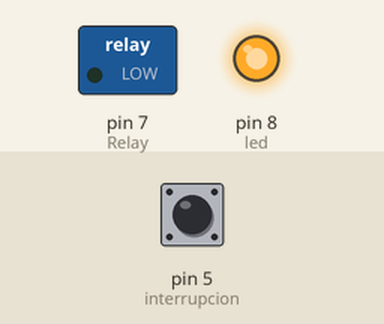
Recording of a sketch running on a simulated Arduino Uno, built with avr-gcc and run on an emulated ATmega328P. Shown: switched loads named in the sketch (green lamp = pin HIGH), output pins drawn as LEDs (lit = HIGH). The test bench sets the inputs (shaded band); at power-on: pin 5 (interrupcion) HIGH. What the sketch prints to the serial monitor is not drawn.

Above: at 0.01 s.
At 0.4 s:
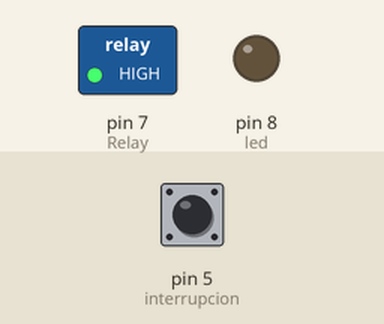
Timing chart, 0 to 1.9 s (numbered marks = the images above):
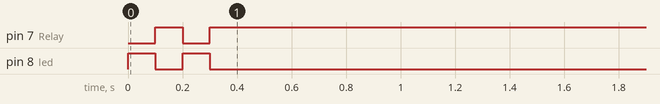

The sketch:

recepcion_can_250k.ino
```cpp
// demo: CAN-BUS Shield, receive data
#include <mcp_can.h>
#include <SPI.h>

long unsigned int rxId;
long unsigned int Id=0x80;
unsigned char len = 0;
unsigned char rxBuf[8];
int interrupcion=5;
int led =8;
int Relay =7;
int llavePunto=2;
MCP_CAN CAN0(9);                               // Set CS to pin 10


void setup()
{
  Serial.begin(9600);
  CAN0.begin(CAN_500KBPS);                       // init can bus : baudrate = 500k
  pinMode(llavePunto, INPUT);                            // Setting pin 2 for /INT input
  pinMode(led, OUTPUT);
  pinMode(Relay, OUTPUT);
  digitalWrite(Relay,HIGH );
  Serial.print("MCP2515 ok ID: ");Serial.println(Id,HEX);
  digitalWrite(led, HIGH);
  digitalWrite(Relay,LOW );
  delay(100);
  digitalWrite(led,LOW );
  digitalWrite(Relay,HIGH );
  delay(100);
  digitalWrite(led,HIGH );
  digitalWrite(Relay,LOW );
  delay(100);
  digitalWrite(led,LOW );
  digitalWrite(Relay,HIGH );
}

void loop()
{
    if(!digitalRead(interrupcion))                         // If pin 2 is low, read receive buffer
    { CAN0.readMsgBuf(&len, rxBuf);              // Read data: len = data length, buf = data byte(s)
      rxId = CAN0.getCanId();                    // Get message ID
      if(Id==rxId)
         {Serial.print("ID: ");
          Serial.print(rxId,HEX);
          Serial.print("  Data: ");
          for(int i = 0; i<len; i++)                // Print each byte of the data
              {if(rxBuf[i] < 0x10)                     // If data byte is less than 0x10, add a leading zero
                    {Serial.print("0");
                              }
              Serial.print(rxBuf[i], HEX);
              Serial.print(" ");
                }
          Serial.println();
          if(rxBuf[2]==0x01)
              { digitalWrite(led, HIGH);
                digitalWrite(Relay, LOW);
              }
          else
              { digitalWrite(led, LOW);
                digitalWrite(Relay, HIGH);
              }
          }
      }
}

/*********************************************************************************************************
  END FILE
*********************************************************************************************************/
```
